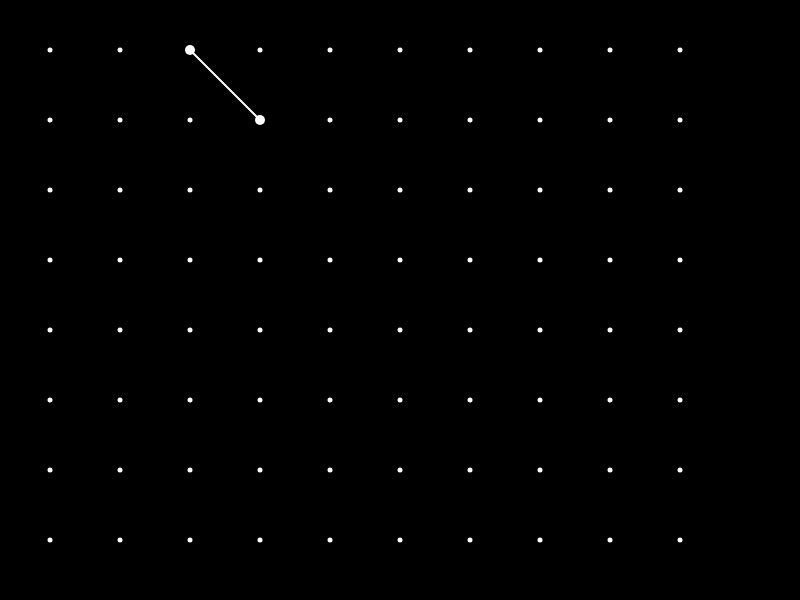
Frame 1 (no input)
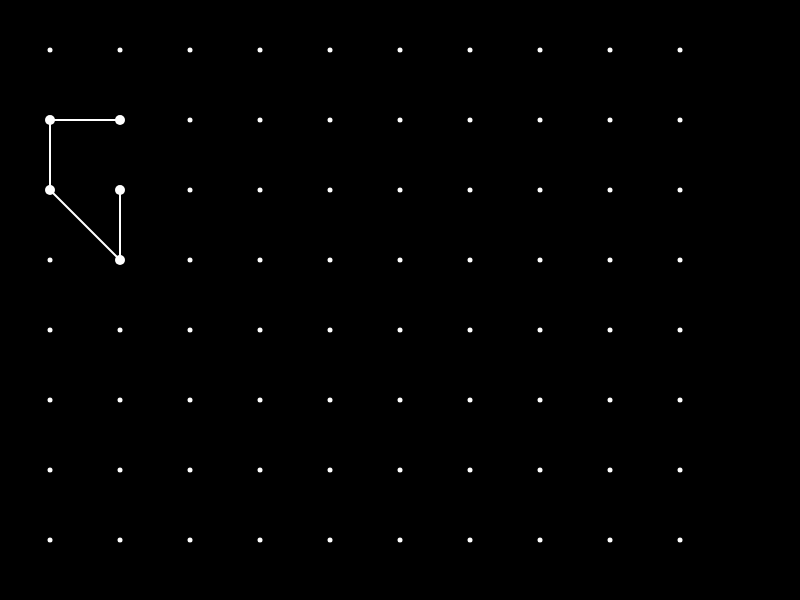
Frame 60 (no input)
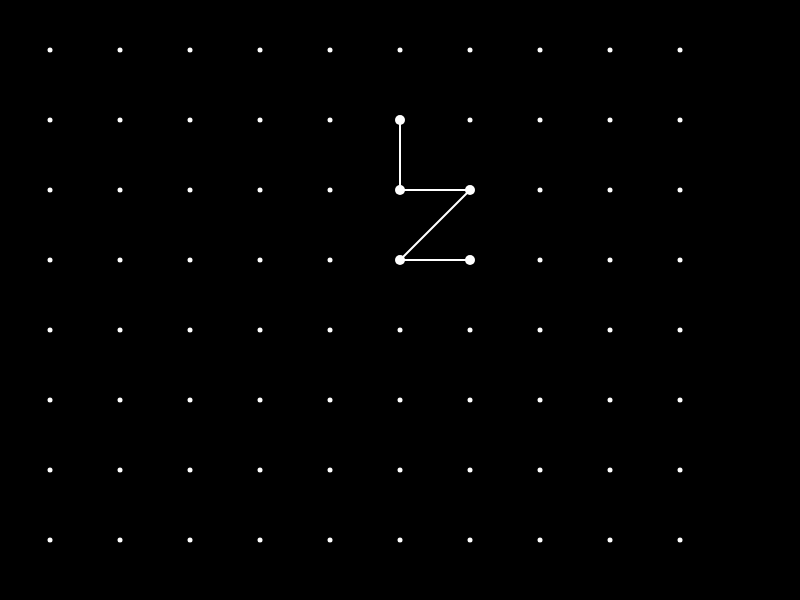
Frame 120 (the mouse pressed at the canvas centre since frame 60)

The p5.js sketch that drew these frames (run headless with seeded random() and noise() and a simulated clock; from frame 60 on, the mouse is pressed at the canvas centre):

// p5.js sketch
// ── sketch.js
let w, h;
let initx = 50;
let inity = 50;
const spacing = 70;
const nPoints = 10;

const moveDelay = 10;
let lastMove = 0;

let points = new Array(nPoints);
let snakes = new Array();

// --------------------------------------------
function setup() { 
  angleMode(DEGREES);
  w = displayWidth;
  h = displayHeight;

  createCanvas(w, h);
  createGrid();

  spawnSnake();
}

// ---------------------------------------
function createGrid() {
  let x = initx;
  let y = inity;

  for (let row=0; row<points.length; row++) {
    points[row] = new Array(nPoints);

    for (let col=0; col<points[row].length; col++) {
      points[row][col] = new Point(createVector(x, y), row, col);
      x += spacing;
    }

    x = initx;
    y += spacing;
  }  
}

// ---------------------------------------
function draw() {
  background(0);

  noStroke();
  fill(255);

  for (let row=0; row<points.length; row++) {
    for (let col=0; col<points[row].length; col++) {
      points[row][col].draw();
    }
  }  

  for (let s=0; s<snakes.length; s++) {
    snakes[s].draw();
  }

  if (millis() > (lastMove + moveDelay)) {
    moveSnakes();
  }
}

// ---------------------------------------
function moveSnakes() {
  for (let s=0; s<snakes.length; s++) {
    snakes[s].move();
  }

  lastMove = millis();
}

// ---------------------------------------
function spawnSnake() {
  snakes.push(new Snake(5, points[0][2]));
}

function setPointState(coords, state) {
  points[coords[0]][coords[1]].state = state;
}

// ---------------------------------------
class Point {
  state = 0;
  pos = 0;
  row = 0;
  col = 0;

  constructor (_pos, _row, _col) {
    this.pos = _pos;
    this.row = _row;
    this.col = _col;
    this.state = 0;
  }

  draw () {
    if (this.state != 2)  fill(255);
    else                  fill(0,0,255);

    if (this.state == 0) ellipse(this.pos.x, this.pos.y, 5, 5);
    else                ellipse(this.pos.x, this.pos.y, 10, 10);
  }

  isFree() {
    return this.state == 0 || this.state == 2;
  }
}



// ---------------------------------------
class Snake {
  size = 0;
  points = 0;

  constructor(_size, _initPoint) {
    this.size = _size;

    this.points = new Array();
    this.points.push(_initPoint);
    _initPoint.state = 1;

    // console.log("new snake " + this.points[0].state);
    this.move();
  }

  draw() {
    noFill();
    stroke(255);
    strokeWeight(2);

    for (let p=0; p<this.points.length-1; p++) {

      line (this.points[p].pos.x, this.points[p].pos.y, this.points[p+1].pos.x, this.points[p+1].pos.y);
    }
  }

  move() {
    let np = this.findNextPoint();
    np.state = 1;

    let s = this.points.unshift(np);
    if (s > this.size)  {
      this.points[s-1].state = 0;
      this.points.pop();
    }
    
  }

  findNextPoint() {
    let n, ne, nw, e, s, se, sw, w;
    let freePoints = new Array();

    let r, c;
    r = this.points[0].row > 0 ? this.points[0].row -1 : nPoints-1;
    n = new Array(r, this.points[0].col);

    c = this.points[0].col < nPoints-2 ? this.points[0].col+1 : 0;
    ne = new Array(r, c);

    e = new Array(this.points[0].row, c);

    c = this.points[0].col >  0 ? this.points[0].col-1 : nPoints-1;
    nw = new Array(r, c);

    w = new Array(this.points[0].row, c);

    r = this.points[0].row < nPoints-2 ? this.points[0].row+1 : 0;
    s = new Array(r, this.points[0].col);

    c = this.points[0].col < nPoints-2 ? this.points[0].col+1 : 0;
    se = new Array(r, c);

    c = this.points[0].col >  0 ? this.points[0].col-1 : nPoints-1;
    sw = new Array(r, c);

    // setPointState(n, 2);
    // setPointState(ne, 2);
    // setPointState(nw, 2);
    // setPointState(e, 2);
    // setPointState(s, 2);
    // setPointState(se, 2);
    // setPointState(sw, 2);
    // setPointState(w, 2);

    if (points[n[0]][n[1]].isFree())    freePoints.push(points[n[0]][n[1]]);
    if (points[ne[0]][ne[1]].isFree())  freePoints.push(points[ne[0]][ne[1]]);
    if (points[nw[0]][nw[1]].isFree())  freePoints.push(points[nw[0]][nw[1]]);
    if (points[e[0]][e[1]].isFree())    freePoints.push(points[e[0]][e[1]]);
    if (points[s[0]][s[1]].isFree())    freePoints.push(points[s[0]][s[1]]);
    if (points[se[0]][se[1]].isFree())  freePoints.push(points[se[0]][se[1]]);
    if (points[sw[0]][sw[1]].isFree())  freePoints.push(points[sw[0]][sw[1]]);
    
    console.log(freePoints.length + " free points");
    
    let i = Math.floor(random(0,freePoints.length));

    freePoints[i].state = 2;
    return freePoints[i];

  }
}
